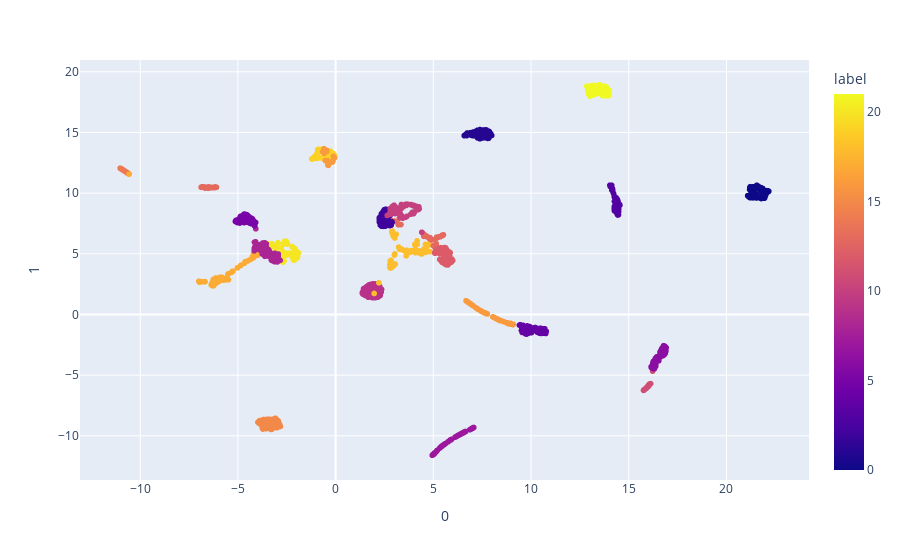

Write notebook code for a chart like this one.
### Markdown cell above
# UMAP #
Este va de yapa

### Code cell
from umap import UMAP
umap_2d = umap.UMAP(n_components=2, init='random', random_state=0)
proj_2d = umap_2d.fit_transform(df_std)
fig_2d = px.scatter(
    proj_2d, x=0, y=1,
    color=df['label'], labels={'color': 'label'}
)
fig_2d.show()

### Figure 1 — Plotly figure (JSON) as saved in the notebook; plotly's stock layout.template omitted (floating-point values rounded to 4 significant figures; data arrays with more than 128 entries replaced by an {"elided": "..."} marker saying what was removed)
{"data": [{"hovertemplate": "0=%{x}<br>1=%{y}<br>label=%{marker.color}<extra></extra>", "legendgroup": "", "marker": {"color": {"elided": "1941 int values"}, "coloraxis": "coloraxis", "symbol": "circle"}, "mode": "markers", "name": "", "showlegend": false, "type": "scattergl", "x": {"elided": "1941 float values"}, "xaxis": "x", "y": {"elided": "1941 float values"}, "yaxis": "y"}], "layout": {"coloraxis": {"colorbar": {"title": {"text": "label"}}, "colorscale": [[0, "#0d0887"], [0.1111, "#46039f"], [0.2222, "#7201a8"], [0.3333, "#9c179e"], [0.4444, "#bd3786"], [0.5556, "#d8576b"], [0.6667, "#ed7953"], [0.7778, "#fb9f3a"], [0.8889, "#fdca26"], [1, "#f0f921"]]}, "legend": {"tracegroupgap": 0}, "margin": {"t": 60}, "xaxis": {"anchor": "y", "domain": [0, 1], "title": {"text": "0"}}, "yaxis": {"anchor": "x", "domain": [0, 1], "title": {"text": "1"}}}}
